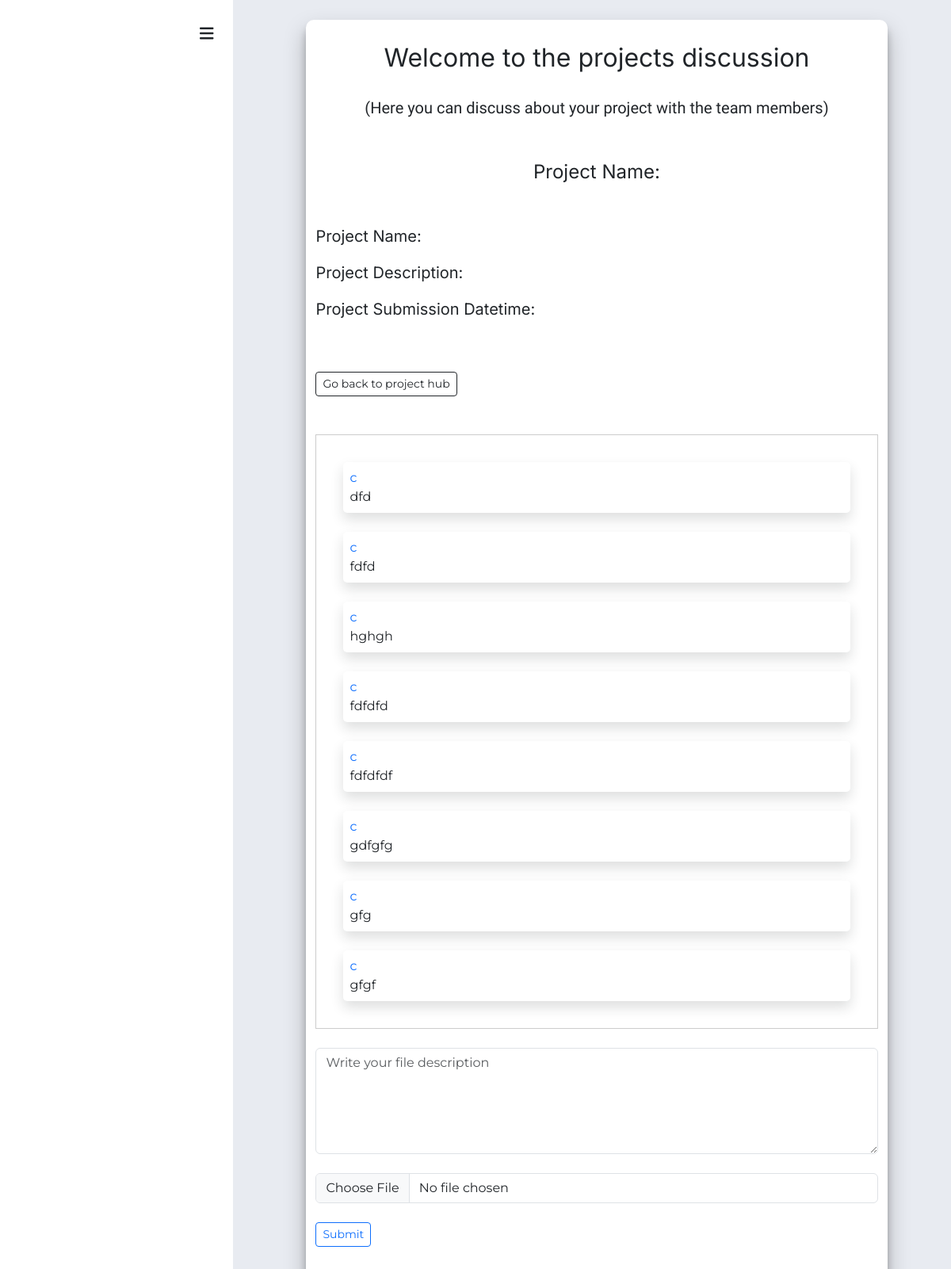
The page /views/pages/projects_discussions.views.php (signed in) on the database its author committed.
### tables this page shows
CREATE TABLE `project_discussions` (
  `repository_msg_id` int(11) NOT NULL,
  `project_id` varchar(255) NOT NULL,
  `repository_msg_code` varchar(255) NOT NULL,
  `repository_msg` varchar(255) NOT NULL,
  `repository_msg_status` varchar(255) NOT NULL,
  `msg_sender_user_id` varchar(255) NOT NULL,
  `msg_sender_user_name` varchar(255) NOT NULL,
  `file_upload_status` varchar(255) NOT NULL,
  `file_name` varchar(255) NOT NULL,
  `msg_show_status` varchar(255) NOT NULL,
  `file_show_status` varchar(255) NOT NULL,
  `datetime` datetime NOT NULL DEFAULT current_timestamp()
);

### config/conn.php (called while the page is built, shortened)
<?php
class database{
    protected function connection(){
        $this->hostname = 'localhost';
        $this->db_username = 'root';
        $this->db_password = '';
        $this->dbname = 'nexgenproject_2.0';
        $conn = new mysqli($this->hostname, $this->db_username, $this->db_password, $this->dbname);
        return $conn;
    }
}
?>

### models/models.php (called while the page is built, shortened)
<?php
class models extends database{
    public function get_all_data($table_name, $where_conditions = 1){
        $sql = "SELECT * FROM `$table_name` WHERE $where_conditions ";
        $result = $this->connection()->query($sql);
        return $result;
    }
}
?>

### views/pages/projects_discussions.views.php (the view, shortened to what this page needs)
<?php
require __DIR__ . '/inc/_header.php';
$controllers->login_check();
?>
<main>
    <div class="dashboard_main_section">
        <div class="row">
            <div class="col-md-3 " style="background-color: white !important;">
                <div class="integrate_mobile_sidebar">
                    <?php
                    include __DIR__ . '/inc/_mobile_sidebar.php';
                    ?>
                </div>
            </div>
            <div class="col-md-9 cus_bg_main_section_color">
                <div class="main_content_section scrollbar_container">
                    <div class="the_running_main_content montserrat_font">
                        <div class="details_container">
                            <div class="details_container_info">
                                <div class="container">
                                    <div class="title_section">
                                        <div class="section_title fs-2 text-center mt-4 inter-font">
                                            Welcome to the projects discussion
                                        </div>
                                        <div class="section_desc fs-5 text-center mt-4 mb-4 lux_roman">
                                            (Here you can discuss about your project with the team members)
                                        </div>
                                        <div class="section_title pt-4 fs-4 text-center mt-4 inter-font">
                                            <?php
                                            $project_id = $_GET['project_id'];
                                            ?>
                                            <div class="project_name_section">
                                                Project Name: <?php echo $project_name ?> <br />
                                            </div>
                                        </div>
                                    </div>
                                </div>
                                <div class="main_content_section mt-4">
                                    <div class="projects_content">
                                        <div class="container">
                                            <div class="project_info fs-5 inter-font mt-4 mb-4 pb-4 ">
                                                <div class="project_name_info mb-3 ">
                                                    Project Name:
                                                </div>
                                                <div class="project_desc_info mb-3 ">
                                                    Project Description:
                                                </div>
                                                <div class="project_submission_datetime mb-3 ">
                                                    Project Submission Datetime:
                                                </div>
                                            </div>
                                        </div>
                                    </div>
                                    <div class="go_back_btn">
                                        <div class="container">
                                            <a href="/projects_hub?project_id=<?php echo $project_id ?>">
                                                <button class="btn btn-sm btn-outline-dark">Go back to project
                                                    hub</button>
                                            </a>
                                        </div>
                                    </div>
                                    <div class="files_repository_main_section mt-4 pt-4 mb-4 pb-4">
                                        <div class="main_file_repository_section">
                                            <div class="msg_main_section">
                                                <div class="container">
                                                    <div class="msg_container" id="messages">
                                                        <?php
                                                        $get_current_user_id = $_SESSION['user_id'];
                                                        $result_get_project_repository_messages = $controllers->get_all_data("project_discussions", "`project_id` = '$project_id'");
                                                        if ($result_get_project_repository_messages) {
                                                            if ($result_get_project_repository_messages->num_rows > 0) {
                                                                while ($row = $result_get_project_repository_messages->fetch_assoc()) {
                                                                    $get_repository_msg_id = $row['repository_msg_id'];
                                                                    $get_repository_msg = $row['repository_msg'];
                                                                    $get_msg_sender_user_id = $row['msg_sender_user_id'];
                                                                    $get_msg_sender_user_name = $row['msg_sender_user_name'];
                                                                    $get_file_name = $row['file_name'];
                                                                    if ($get_msg_sender_user_id == $get_current_user_id) {
                                                                        if ($get_repository_msg != '') {
                                                                            echo '<div class="parent_msg sended_msg shadow m-4 msg_id_' . $get_repository_msg_id . ' " id="msg_id_' . $get_repository_msg_id . '"><div class="msg_sender_user_name text-primary">' . $get_msg_sender_user_name . '</div><div class="main_msg_section d-flex"><div class="msg">' . $get_repository_msg . '</div><div class="delete_button"><button type="button" onclick="delete_msg(this)"  data-repository_msg_id="' . $get_repository_msg_id . '"  class="btn ms-4  btn-sm btn-outline-danger">Delete Button</button></div></div></div>';
                                                                        }
                                                                        if ($get_file_name != '') {
                                                                            echo '
                                                                        <div class="parent_msg sended_msg shadow m-4 msg_id_' . $get_repository_msg_id . ' " id="msg_id_' . $get_repository_msg_id . '"><div class="msg_sender_user_name text-primary">' . $get_msg_sender_user_name . '</div><div class="main_msg_section d-flex"><div class="msg_file msg"><a href="/assets/uploads/project_files_repo_upload/' . $get_file_name . '" download="" >' . $get_file_name . ' <i class="fa-solid fa-file ps-4 fs-4"></i> </a></div><div class="delete_button"><button type="button" onclick="delete_msg(this)" data-file_uploaded_path="./assets/uploads/project_files_repo_upload/' . $get_file_name . '"   data-repository_msg_id="' . $get_repository_msg_id . '"  class="btn ms-4  btn-sm btn-outline-danger">Delete Button</button></div></div></div>
                                                                        ';
                                                                        }
                                                                    } else {
                                                                        if ($get_repository_msg != '') {
                                                                            echo '<div class="parent_msg received_msg shadow m-4 msg_id_' . $get_repository_msg_id . ' " id="msg_id_' . $get_repository_msg_id . '"><div class="msg_sender_user_name text-primary">' . $get_msg_sender_user_name . '</div><div class="msg">' . $get_repository_msg . '</div></div>';
                                                                        }
                                                                    }
                                                                }
                                                            }
                                                        }
                                                        ?>
                                                    </div>
                                                    <div class="repl_section">
                                                        <form id="submit_form">
                                                            <textarea name="message" id="msg_to_send"
                                                                placeholder="Write your file description"
                                                                class="form-control mt-4 mb-4" cols="30"
                                                                rows="5"></textarea>
                                                            <input type="file" name="repo_upload_file"
                                                                class="form-control" id="repo_upload_file">
                                                            <button name="send_file_repo_msg" type="submit"
                                                                class="btn btn-outline-primary mt-4 btn-sm"
                                                                id="msg_submit">Submit</button>
                                                        </form>
                                                    </div>
                                                </div>
                                            </div>
                                        </div>
                                    </div>
                                </div>
                            </div>
                        </div>
                    </div>
                </div>
            </div>
        </div>
    </div>
</main>
<?php
require __DIR__ . '/inc/_footer_scripts.php';

### assets/css/style.css (style rules this page uses)
* { margin: 0; padding: 0; box-sizing: border-box; }
:root { --cus-primary-color: #243CFC; --cus-main-section-bg-color: #E8EBF1; }

### assets/css/utilities.css (style rules this page uses)
:root { --cus-primary-color: #243CFC; --cus-main-section-bg-color: #E8EBF1; }
.cus_bg_main_section_color { background-color: var(--cus-main-section-bg-color) !important; }
.scrollbar_container { width: 100%; height: 100vh; overflow-y: scroll; -ms-overflow-style: none; scrollbar-width: none; }
body { overflow-x: hidden; }

### assets/css/dashboard.css (style rules this page uses)
.details_container { width: 100%; background-color: #E8EBF1; display: flex; justify-content: center; }
.details_container_info { min-height: 100vh !important; height: auto !important; background-color: #fff; border-radius: 10px; box-shadow: 0 14px 28px rgba(0, 0, 0, 0.25), 0 10px 10px rgba(0, 0, 0, 0.22); display: flex; flex-direction: column; margin-top: 25px; margin-bottom: 100px !important; width: 82%; }

### assets/css/messages.css (style rules this page uses)
.msg_container { max-height: 50vh; overflow-y: auto; padding: 10px; border: 1px solid #ccc; }
.received_msg { margin-bottom: 10px; padding: 8px; background-color: white !important; border-radius: 5px; }
.details_container_info { height: auto !important; }

### views/pages/projects_discussions.views.php (style rules this page uses)
.msg_container { max-height: 50vh; overflow-y: auto; padding: 10px; border: 1px solid #ccc; }
.received_msg { margin-bottom: 10px; padding: 8px; background-color: white !important; border-radius: 5px; }
.details_container_info { height: auto !important; }

### rows shown on the page
project_discussions: msg_sender_user_name "c", repository_msg "dfd"
project_discussions: msg_sender_user_name "c", repository_msg "fdfd"
project_discussions: msg_sender_user_name "c", repository_msg "hghgh"
project_discussions: msg_sender_user_name "c", repository_msg "fdfdfd"
project_discussions: msg_sender_user_name "c", repository_msg "fdfdfdf"
project_discussions: msg_sender_user_name "c", repository_msg "gdfgfg"
project_discussions: msg_sender_user_name "c", repository_msg "gfg"
project_discussions: msg_sender_user_name "c", repository_msg "gfgf"
